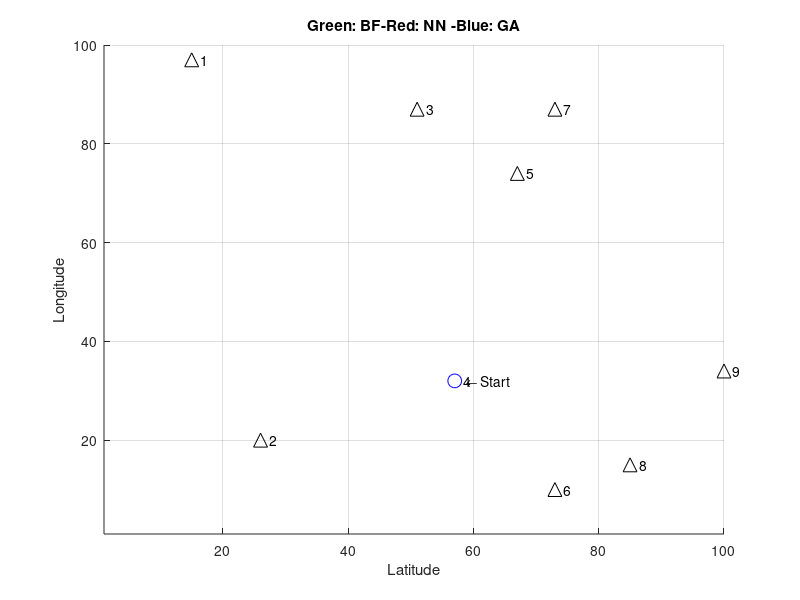

Source code (MATLAB): (Note: this script raises an error after producing the figure.)
% TSP
% Kai Brooks
% github.com/kaibrooks
% Jun 2019
%
% Computes the travelling salesman problem three different ways.
% https://en.wikipedia.org/wiki/Travelling_salesman_problem
%
% Readme:
% Options are below. Basic options enable/disable various algorithms,
% advanced options modify generator settings and adjust various selection /
% computation parameters with often unexpected results, and will likely not
% function correctly for numbers vastly outside their defaults.
%
% Algorithm basics:
%   Bruteforce (green)-
%   Computes every possible combination of routes, finds the shortest. This
%   method is impractical or impossible for n > ~12 (ie, n=14 requires
%   42.8GB of RAM and takes a few days to compute). This method does not 
%   use any sort of dynamic/parallel programming or other shortcuts.
%
%   Nearest-neighbor (red)-
%   Finds closest point to current point, loops back to start at end. If
%   gifoutput, this method plots 'decision lines' as well.
%
%   Genetic Algorithm (blue)-
%   Attemps many possible routes, takes the best of those and tries
%   again with a new set of similar routes. Take note of the performance
%   change by generation plot upon completion, it notes approximately how
%   many iterations of the GA will be needed to outperform NN.
%   Note: Genetic algorithm may produce unforseen errors when its settings 
%   are drastically different from defaults, and the program will not check
%   for validity before attemping to run them.
%
% Use cases:
%   By default, this program will run n=9, which allows for all three
%   algorithms to run.
%
%   For more intersting applications of the NN/GA algorithms, use n > ~25 
%   (and disable the GA, unless you have 10^15 gigabytes of RAM and 10^13 
%   years to wait).
%   At n > ~60, the computational complexity exceeds the number of atoms in
%   the universe, and would take about 10^70 years to solve.
%
%   Many variables are set by default in the range of what a 2.3GHz i7 CPU 
%   from 2013 can compute within reasonable time.


% Init
clc
close all
clear all
format
rng('shuffle')


%% --- Options ------------------------------------------------------------
%  --- Main Options -------------------------------------------------------
maxCities = 9;          % (default 9) number of cities to visit, this is the 'n'
gifOutput = 1;          % enables gif output and generation, slows rendering
filename = 'tsp.gif';   % output filename for the gif
verbose = 0;            % (default 0) outputs a pile of text while running

% Algorithm enables (with all disabled, just generates the map)
bf = 1;                   % bruteforce algorithm
nn = 1;                   % nearest-neighbor algorithm
gena = 1;                 % genetic algorithm

% genetic algorithm selection processes
gaRandomCrossover = 0;    % random crossover variant
gaOrderedCrossover = 1;   % ordered crossover variant

% --- Advanced options and generator settings -----------------------------

outputResults = 1;          % (default 1) shows analysis at completion

gaSelectionFactor = 2;      % (default 2) fractional number of members to select each epoch (eg: 3 = 1/3 of members)
gaInitPopSize = 100;        % (default 100, min 16) population for genetic algorithm
gaMutationRate = 0.01;      % (default 0.01) mutate this portion of the population (0.01 = 1%)
gaMaxGenerations = 500;     % (default 500) number of times ga generates new pop
gaElitism = 0.2;            % (default 0.2, max 0.4) elitism, in %. 0 to disable

pfitStart = 0.1;        % (default 0.1) start the polyfit after this %, used to ignore early transients in initial population
bfTickSize = 10000;     % (default 10000) tick size for timing BF algorithm. Higher numbers = more accuracy, slower to display estimate

minLoc = 1;             % (default 1) minimum coordinate to generate for city locations
maxLoc = 100;           % (default 100) maximum coordinate to generate for city locations
plotScale = 10;         % (default 10) size of markers on map
showLabels = 1;         % (default 1) display city numbers on plot


attempts = 100;         % number of attempts to bruteforce the solution before giving up
maxCpuTime = 100;       % max loops various functions will use before giving up and moving on

% --- Zero other variables (do not modify) --------------------------------

totalDist = 0;          % total distance travelled
gifWritten = 0;         % one-time check for gif creation

o_nn = 0;               % big o for nearest neighbor method
o_bf = 0;               % big o for bruteforce method
o_ga = 0;
nn_distance = 0;        % total minimum distance
bf_distance = 0;
ga_distance = 0;
bf_time = 0;            % time to run algorithm
nn_time = 0;
ga_time = 0;

nnSecs = 0;
bruteforce_minimum_vec = 0;

%% --- Program start ------------------------------------------------------

% Generate points
cities = randi([minLoc, maxLoc],2,maxCities); % generate matrix
cities = rot90(cities);  % rotate to form cities(x1,y1) for each point
cities = unique(cities,'rows'); % remove duplicate entries

if (length(cities) ~= maxCities)
    fprintf('*** Generated duplicate city coordinates, pruning %i entries.\n*** New maxCities = %i \n', maxCities - length(cities), length(cities))
end

maxCities = length(cities);  % shorten everything else if we don't have enough cities


startingCity = randi(maxCities);    % randomize starting city
currentCity = startingCity;         % and remember its where we started

visited = zeros([maxCities],1);     % boolean to mark each visited city
visited(currentCity) = 1;           % we're already in our city, so mark it

visitedOrder = zeros([maxCities],1); % vector to store the order which we visited each city
visitedOrder(currentCity) = 1;      % mark out starting city on the path

% Create figure
f = figure('Name','Stacked Routes','units','normalized','NumberTitle','off');%,'outerposition',[0 0 1 1]);
axis tight manual % this ensures that getframe() returns a consistent size

titleStr = '';
s1 = '';
s2 = '';
s3 = '';

if bf, s1 = 'Green: BF- ';, end
if nn, s2 = 'Red: NN - ';, end
if gena, s3 = 'Blue: GA';, end

titleStr = strcat(titleStr, s1, s2, s3);
title(titleStr);

clear s1, clear s2, clear s3

xlabel('Latitude')
ylabel('Longitude')

hold on
grid on

xlim([minLoc maxLoc])
ylim([minLoc maxLoc])

txt = '    \leftarrow Start';

% Plot cities
for i=1:maxCities
    
    if i == startingCity
        plot(cities(i,1),cities(i,2),'bo','MarkerSize',plotScale)
        
    else
        plot(cities(i,1),cities(i,2),'k^','MarkerSize',plotScale)
    end
    if showLabels, text(cities(i,1),cities(i,2),sprintf('   %i', i)), end
    
end

txt = '    \leftarrow Start';
text(cities(startingCity,1),cities(startingCity,2),txt)

% --- Algorithms ----------------------------------------------------------

%% Bruteforce algorithm (bf)
if bf
    fprintf('Generating bf pathing matrix...\n')
    % Create gigantic bruteforce path matrix: o(n!)
    arr = [2:maxCities];
    bfVisitOrder = perms(arr);
    bfVisitOrder = rot90(bfVisitOrder); % flip it to make indexing easier
    
    arr = ones(1,length(bfVisitOrder)); % create array of 1's
    bfVisitOrder = [arr;bfVisitOrder];  % append to the beginning
    
    % Add original city back onto end to complete the loop
    for i = 1:length(bfVisitOrder)
        bfVisitOrder(maxCities+1,i) = bfVisitOrder(1,i);
    end
    
    bf_omax = numel(bfVisitOrder); % get total size of matrix
    bfEstimatedTime = 0;    % zero the estimation before starting the loop
    %minDist = maxLoc^2;  % starting minimum distance
    % while sum(visited) < maxCities
    
    for j=1:length(bfVisitOrder)
        o_bf = o_bf + 1;
        
        if j==1,tic,end % start the clock on 2
        
        for i=1:maxCities
            o_bf = o_bf + 1;
            
            a = [cities(bfVisitOrder(i,j),1),cities(bfVisitOrder(i,j),2)];
            b = [cities(bfVisitOrder(i+1,j),1),cities(bfVisitOrder(i+1,j),2)];
            
            checkDistance = [a;b]; % select two points
            distance = pdist(checkDistance,'euclidean');   % find distance between them
            %distance = floor(distance); % truncate
            totalDist = totalDist + distance;
            
            bfSegmentDistances(i,j) = distance;
            
        end
        
        if j==bfTickSize
            timing = toc;
            bfEstimatedTime = timing*(length(bfVisitOrder)/bfTickSize) % timing*((length(bfVisitOrder)-bfTickSize)/bfTickSize) for 'time remaining as of this timing'
            bfTimeTicks = length(bfVisitOrder)/bfTickSize;
        end
        
        bfDistances(j) = totalDist; % store the total path length
        totalDist = 0;              % reset for the next run
        
        % Output running information
        if ~verbose, clc, end
        fprintf('Starting BF for n=%i, O(n!)=%i \n',maxCities, bf_omax)
        
        if length(bfVisitOrder) > bfTickSize % only display if enough data to estimate
            if bfEstimatedTime > 0
                fprintf('Estimated runtime: %s\n',formatTime(bfEstimatedTime))
            else
                fprintf('Estimated runtime: (Sampling %i more times..)\n',bfTickSize-j)
            end
        end
        fprintf('Current runtime  : %s\n',formatTime(toc))
        fprintf('Computing optimal route... %.2f%% \n', (o_bf / bf_omax) * 100)
        
    end % end of loop
    
    % Find min value
    [bfMinDist,bfMinIndex] = min(bfDistances);
    %bruteforce_path_taken = bfVisitOrder(:,bfMinIndex)
    
    %min(bfDist)
    %bfDist(j)
    
    %bfDist
    %     bfMinIndex
    %     bfDistances(bfMinIndex)
    bf_distance = bfMinDist;    % save for comparison
    
    % Plot it
    for i=1:maxCities
        
        a = [cities(bfVisitOrder(i,bfMinIndex),1), cities(bfVisitOrder(i,bfMinIndex),2)];
        b = [cities(bfVisitOrder(i+1,bfMinIndex),1), cities(bfVisitOrder(i+1,bfMinIndex),2)];
        
        x = [a(1), b(1)];
        y = [a(2), b(2)];
        plot(x,y,'g','LineWidth',plotScale/6)
        
        
        %bfVisitOrder(i:4,bfShortest) gives path
        
    end
    bfSecs = toc;
    if bfSecs > 0
        hours = 0;
        mins = 0;
        secs = 0;
        
        mins = floor(bfSecs / 60);
        secs = (rem(bfSecs, 60));
        
        if mins > 60
            hours = floor(mins / 60);
            mins = mins - (hours*60);
        end
        
        bf_time = sprintf('%ih%im%.0fs',hours,mins,secs); % format time
    end
    
    %fprintf('BF method complete in %.2f seconds\n', toc)
end

% Clear variables between runs
totalDist = 0;
minDist = 0;

%% Nearest Neighbor Algorithm
if nn
    fprintf('Computing nearest neighbor route...\n')
    for j = 2:maxCities
        if j==2,tic,end % start the clock on 2
        
        o_nn = o_nn + 1;
        
        ccLoc = [cities(currentCity,1), cities(currentCity,2)]; % coords of current city
        
        minDist = maxLoc^2;   % starting distance, make maximum possible
        
        for i = 1:maxCities
            o_nn = o_nn + 1;
            
            if visited(i), continue, end % skip cities we've visited
            
            a = ccLoc;  % current city coordinates
            b = [cities(i,1),cities(i,2)];
            
            checkDistance = [a;b]; % select two points
            
            distance = pdist(checkDistance,'euclidean');    % find distance between them
            
            % Draw decision lines
            if gifOutput
                % Draw 'decision' line
                x = [cities(currentCity,1), cities(i,1)];
                y = [cities(currentCity,2), cities(i,2)];
                
                h = plot(x,y,'c:','LineWidth',plotScale/6);
                uistack(h,'bottom');
                
                drawnow
                % Capture the plot as an image
                %title("" + o_nn)
                if  gifWritten == 0
                    gifWritten = 1;
                    gif(filename,'DelayTime',0.01,'LoopCount',1,'frame',gcf)
                else
                    gifWritten = 1;
                    gif
                end
            end
            
            if distance < minDist
                minDist = distance;
                nextCity = i;
                nextLoc = [cities(i,1),cities(i,2)];
            end
            
            
        end
        
        if j == maxCities+1
            a = [cities(maxCities,1),maxCities(2)];  % current city coordinates
            b = [cities(1,1),cities(1,2)];
            
            checkDistance = [a;b]; % select two points
            distance = pdist(checkDistance,'euclidean');   % find distance between them
            totalDist = totalDist + distance;
        end
        
        %  what we found for the next move
        minDist;
        nextCity;
        nnVisitOrder(j,:) = nextCity;   % this starts writing on 2, which is fine because 1 gets added at the end
        
        %fprintf('Moving to city %i with a distance of %.2f \n',nextCity,minDist)
        
        % Plot line to shortest next, vector 1 is both x's, 2 is both y's
        x = [cities(currentCity,1), cities(nextCity,1)];
        y = [cities(currentCity,2), cities(nextCity,2)];
        plot(x,y,'r--','LineWidth',plotScale/8)
        
        %txt = 'Next \rightarrow  ';
        %text(cities(nextCity,1),cities(nextCity,2),txt,'HorizontalAlignment','right')
        
        % Update for next loop
        currentCity = nextCity;
        visited(nextCity) = 1;
        visitedOrder(j) = nextCity;
        minDist; % verbose
        totalDist = totalDist + minDist;
        
        % Break if we've visited everything
        if sum(visited) == maxCities, break, end
        
    end
    
    % Complete the loop
    
    a = [cities(currentCity,1), cities(currentCity,2)];  % current city coordinates
    b = [cities(startingCity,1),cities(startingCity,2)];
    
    checkDistance = [a;b]; % select two points
    distance = pdist(checkDistance,'euclidean');
    minDist;
    totalDist = totalDist + distance; % Update total distance once more
    
    x = [cities(currentCity,1), cities(startingCity,1)];
    y = [cities(currentCity,2), cities(startingCity,2)];
    plot(x,y,'r--','LineWidth',plotScale/8)
    
    if gifOutput
        drawnow
        gif
    end
    
    nn_distance = totalDist;
    
    nn_time = formatTime(toc);
    
    % add missing entries
    nnVisitOrder(1) = startingCity;        % add starting city
    nnVisitOrder(end+1) = nnVisitOrder(1); % add loopback
    
end

% Clear variables between runs
totalDist = 0;
minDist = 0;

%% Genetic Algorithm
if gena
    gaFitnessMean = 0;
    fprintf('Creating genes...\n')
    % create genes
    linearPath = [1:maxCities];
    
    for i=1:gaInitPopSize
        gaVisitOrder(i,:) = linearPath(randperm(length(linearPath)));
    end
    
    % shift matrix so starting city is correct
    for i=1:gaInitPopSize
        k = find(gaVisitOrder(i,:) == startingCity);
        gaVisitOrder(i,:) = circshift(gaVisitOrder(i,:), (maxCities+1) - k);
    end
    
    % copy first entry and place it on back
    arr = ones(1,gaInitPopSize);
    arr = arr * startingCity;
    
    gaVisitOrder;
    gaVisitOrder = flip(rot90(gaVisitOrder)); % rearrange for visitation reasons
    gaVisitOrder = [gaVisitOrder;arr];
    
    % dont add remaining city, just go back to it and let the ga sort it out?
    fprintf('Starting algorithm...\n')
    for gaGeneration=1:gaMaxGenerations
        o_ga = o_ga + 1;
        if gaGeneration==1,tic,end % start the clock
        
        % calculate lengths of each option
        for j=1:gaInitPopSize
            o_ga = o_ga + 1;
            
            for i=1:maxCities % if -1 because we loop back around instead of indexing the path back to start
                o_ga = o_ga + 1;
                
                a = [cities(gaVisitOrder(i,j),1),cities(gaVisitOrder(i,j),2)];
                b = [cities(gaVisitOrder(i+1,j),1),cities(gaVisitOrder(i+1,j),2)];
                
                checkDistance = [a;b]; % select two points
                distance = pdist(checkDistance,'euclidean');   % find distance between them
                %distance = floor(distance); % truncate
                totalDist = totalDist + distance;
                
                gaSegmentDistances(i,j) = distance;
                
            end
            
            % timing
            %         if j==bfTickSize
            %             timing = toc;
            %             bfEstimatedTime = timing*(length(bfVisitOrder)/bfTickSize) % timing*((length(bfVisitOrder)-bfTickSize)/bfTickSize) for 'time remaining as of this timing'
            %             bfTimeTicks = length(bfVisitOrder)/bfTickSize;
            %         end
            
            gaDistances(j) = totalDist; % store the total path length
            totalDist = 0;              % reset for the next run
            
            % Output running information
            %         clc
            %         fprintf('Starting BF for n=%i, O(n!)=%i \n',maxCities, bf_omax)
            %
            %         if length(bfVisitOrder) > bfTickSize % only display if enough data to estimate
            %             if bfEstimatedTime > 0
            %                 fprintf('Estimated runtime: %s\n',formatTime(bfEstimatedTime))
            %             else
            %                 fprintf('Estimated runtime: (Sampling %i more times..)\n',bfTickSize-j)
            %             end
            %         end
            %         fprintf('Current runtime  : %s\n',formatTime(toc))
            %         fprintf('Computing optimal route... %.2f%% \n', (o_bf / bf_omax) * 100)
            
        end % end of loop
        
        % normalize values for selection process (vector sum = 1)
        if verbose, gaVisitOrder, end
        if verbose, gaDistances, end
        gaFitness = gaDistances ./ norm(gaDistances,1);
        preMean = mean(gaFitness);
        if verbose, gaFitness, end
        
        
        % ** select members
        selected = zeros(1,gaInitPopSize);
        
        % use elitism to ensure high performers breed
        if gaElitism > 0
            % this automatically selects the top members and kills off the
            % bottom members
            
            gaElites = ceil(gaElitism*gaInitPopSize); % number of members who are elites
            
            % mark worst performers
            for i = 1:gaElites
                [q tempToDelete(i)] = min(gaFitness);
                gaFitness(tempToDelete(i)) = 2;  % maxing value so it doesn't get picked again
            end
            
            % kill off 'marked' worst performers
            for i = 1:length(tempToDelete)
                [q w] = max(gaFitness);
                gaFitness(w) = 0;
            end
            
            clear q;
            clear w;
            
            % select the best performers
            for i = 1:gaElites
                [q w] = max(gaFitness);
                selected(w) = 1;
                gaFitness(w) = 0;
            end
            
            clear q;
            clear w;
            
        end
        
        
        while sum(selected) < (gaInitPopSize/gaSelectionFactor) % run until it selects 1/selectionFactor of the members
            a = rand();
            for i = 1:gaInitPopSize;
                a = a - gaFitness(i);
                %fprintf('%.4f - %.4f\n',a,gaFitness(i))
                if a < 0
                    %fprintf('Selected:  %i\n',i)
                    gaFitness(i) = 0;
                    selected(i) = 1;
                    break
                end
            end
        end
        
        
        
        % get parents chromosomes
        tempMean = 0;
        k = 0;
        for i = 1:gaInitPopSize
            if gaFitness(i)
                k = k + 1;     % write to the correct indexes to prevent zero values
                gaParentChrom(:,k) = gaVisitOrder(:,i); % write parents chromosomes for use in breeding
                tempMean(k) = gaFitness(i); % capture mean for statistical reasons
            end
        end
        
        postMean = mean(tempMean(tempMean ~= 0));
        %postMean
        %t=t+1; % write correct index in gaFitnessMean;
        gaFitnessMean(gaGeneration) = postMean;
        if gaGeneration > 1
            if verbose
                fprintf('%i \t Mean %.8f -> %.8f (%.8f change)\n',gaGeneration, gaFitnessMean(gaGeneration-1), gaFitnessMean(gaGeneration), postMean/preMean)
            else
                if ~verbose, clc, end
                fprintf('Computing Genetic Algorithm... %.2f%%\n', (gaGeneration/gaMaxGenerations)*100)
            end
        end
        
        % breed new population
        %for j = 1:gaInitPopSize/4
        %gaParentChrom
        popNeeded = gaInitPopSize;
        k = 0; % indexing fix
        hit = 0;
        miss = 0;
        
        % random swap subalgorithm
        if gaRandomCrossover
            while popNeeded > 0
                
                for i = 2:maxCities   % = 2:n because the start and end cities never change
                    parenta = gaParentChrom(i,1);
                    parentb = gaParentChrom(i,2);
                    
                    if round(rand) == 1
                        newMember(i) = parenta;
                    else
                        newMember(i) = parentb;
                    end
                    
                    if verbose, fprintf('Mix %i and %i -> %i\n' ,parenta,parentb,newMember(i)), end
                end
                
                if length(unique(newMember)) == length(newMember)
                    k=k+1;
                    popNeeded = popNeeded -1;
                    newPop(k,:) = newMember;
                    hit = hit+1;
                else
                    miss = miss+1;
                    fprintf('%i miss on newmember...\n',miss)
                end
                
            end
            
            
            if verbose, newPop = unique(newPop,'rows'), end
            
        end
        
        
        %     parenta = gaParentChrom(i,1);
        %     parentb = gaParentChrom(i,2);
        %
        if gaOrderedCrossover
            gaVisitOrder = zeros(9,1); % clear visit order for new writing
            oldCrossoverPoint = 0;
            crossoverPoint = 0;
            
            [parentHeight parentLength] = size(gaParentChrom);
            
            %gaParentChrom
            
            for k=1:30 %while size(newPop,2) < gaInitPopSize ??? why 1:30? fix this ending index
                
                while oldCrossoverPoint == crossoverPoint % loop until new crossover point from last time
                    crossoverPoint = randi([2 parentHeight-2]); % ignore first and last entries since those are start/loop paths
                    if verbose, crossoverPoint, end
                end
                
                for j = 1:2:parentHeight-1
                    %clear childa, clear childb;
                    
                    childPart1 = gaParentChrom(1:crossoverPoint,j); % first half of chromosome
                    tempChild = gaParentChrom(:,j+1);               % temp store entire other parent
                    
                    % check second parent gene-by-gene, add non-duplicates in order of appearance
                    for i = 2:length(tempChild)
                        if verbose, fprintf('Checking for duplicate alele: %i\n',tempChild(i)), end
                        if ~ismember(tempChild(i),childPart1)
                            if verbose, fprintf('Adding %i to chromosome\n',tempChild(i)), end
                            childPart2(i,1) = tempChild(i);
                        end
                    end
                    
                    childPart2 = childPart2(childPart2 ~= 0);
                    
                    %childPart1
                    %childPart2
                    
                    newChild = [childPart1;childPart2;childPart1(1)];
                    
                    newPop(:,ceil(j/gaSelectionFactor)) = newChild;         % ceil to remove every other column of zeroes
                    
                    clear childPart*;          % flush old data
                    clear temp*;
                    
                end
                
                % write new visit order
                if sum(gaVisitOrder(:,1)) == 0  % if first time written
                    gaVisitOrder = newPop;
                else
                    gaVisitOrder = cat(2,gaVisitOrder,newPop);
                end
                oldCrossoverPoint = crossoverPoint; % store this to ensure a different point next time
            end
            
            %gaVisitOrder
            
        end % end of ordered crossover algorithm
        
        % *** mutate (should be a function, args of mutationType, mutationRate, initPopSize...)
        
        % mutations: random reset, single swap, selection scramble, selection inversion
        gaMutationType = 1;   % TODO put this in the header
        
        
        mutateNum = ceil(gaInitPopSize * gaMutationRate); % number of individuals to mutate
        
        % generate chromisome indexes to mutate
        for i = 1:mutateNum %TODO unique numbers each time
            mutIndex(i) = randi(gaInitPopSize);    % member to mutate
            childMut(:,i) = gaVisitOrder(:,mutIndex(i));
        end
        
        if gaMutationType == 1 % random reset
            
            childMut(end,:) = [];   % delete loopback entry so array is unique
            
            for i=1:mutateNum
                
                childMut(:,i) = randperm(maxCities);
                
                % shift matrix so starting city is correct
                k = find(childMut(:,i) == startingCity);
                childMut(:,i) = circshift(childMut(:,i), (maxCities+1) - k);
                
            end
            
            % copy first entry and place it on back (path loopback)
            arr = ones(1,mutateNum);   % array to write entire row at once
            arr = arr * startingCity;
            childMut(end+1,:) = arr;    % append new entry
            
            if verbose
                fprintf('New mutation (displayed concatenated): [');
                fprintf('%g ', childMut);
                fprintf(']\n');
            end
            
            % write mutations back into population
            for i=1:mutateNum
                gaVisitOrder(:,mutIndex(i)) = childMut(:,i);
            end
            
            
        end %end random reset algorithm
        
    end % end gaMaxGenerations
    
    ga_time = formatTime(toc);
    
    
    % plot highest fitness route, capture ga = totalDist
    for i=1:maxCities
        
        [ga_distance gaMinIndex] = max(gaDistances);
        
        a = [cities(gaVisitOrder(i,gaMinIndex),1), cities(gaVisitOrder(i,gaMinIndex),2)];
        b = [cities(gaVisitOrder(i+1,gaMinIndex),1), cities(gaVisitOrder(i+1,gaMinIndex),2)];
        
        x = [a(1), b(1)];
        y = [a(2), b(2)];
        plot(x,y,'b--','LineWidth',plotScale/6)
        
        
        %bfVisitOrder(i:4,bfShortest) gives path
        
    end
    
    
    
    % plot historical fitness
    figure('Name','Genetic Algorithm Performance','NumberTitle','off');
    
    hold on
    grid on
    gaPlotX = [1:gaGeneration]; % make a linear axis for plotting
    plot(gaPlotX,gaFitnessMean,'m.','MarkerSize',plotScale)
    
    %x = 1:10;
    %y1 = x + randn(1,10);
    %scatter(x,y1,25,'b','*')
    %   p = polyfit(gaPlotX,gaFitnessMean,1);
    %p(~ismember(p,outliers)); % purge outliers
    
    [p,s] = polyfit(gaPlotX,gaFitnessMean,1);
    
    [Yfit,delta] = polyval(p,gaPlotX,s);
    
    yfit = polyval(p,gaPlotX,s);
    %   yfit = p(1)*gaPlotX+p(2);
    %plot(gaPlotX,yfit,'b-','MarkerSize',plotMarkerSize*1.5);
    plot(gaPlotX,yfit,'-b', gaPlotX,yfit+delta,'--b', gaPlotX,yfit-delta,'--b')
    
    gaFitnessSlope = p(1);
    xlabel('Generation')
    ylabel('Fitness')
    legend('Avg Generational Fitness',['Slope = ',num2str(gaFitnessSlope)],'Delta')
    title('Genetic Algorithm Performance')
    %title(['Slope is ',num2str(gaFitnessSlope)])
    
end % end of ga

%% ---- Subplot Figure
figure('Name','Split Routes','NumberTitle','off');

axis tight manual


subplot(2,2,1)
grid on
hold on
xlim([minLoc maxLoc])
ylim([minLoc maxLoc])
if ~bf, title('BF (not run)'), else, title('BF'), end

% BF
if bf
    for i=1:maxCities
        
        if i == startingCity
            plot(cities(i,1),cities(i,2),'bo','MarkerSize',plotScale/2)
            
        else
            plot(cities(i,1),cities(i,2),'k^','MarkerSize',plotScale/2)
        end
    end
    for i=1:maxCities
        a = [cities(bfVisitOrder(i,bfMinIndex),1), cities(bfVisitOrder(i,bfMinIndex),2)];
        b = [cities(bfVisitOrder(i+1,bfMinIndex),1), cities(bfVisitOrder(i+1,bfMinIndex),2)];
        x = [a(1), b(1)];
        y = [a(2), b(2)];
        plot(x,y,'g','LineWidth',plotScale/8)
    end
end

% GA
subplot(2,2,4)
grid on
hold on
xlim([minLoc maxLoc])
ylim([minLoc maxLoc])
if ~gena, title('GA (not run)'), else, title('GA'), end
if gena
    for i=1:maxCities
        
        if i == startingCity
            plot(cities(i,1),cities(i,2),'bo','MarkerSize',plotScale/2)
            
        else
            plot(cities(i,1),cities(i,2),'k^','MarkerSize',plotScale/2)
        end
    end
    for i=1:maxCities
        a = [cities(gaVisitOrder(i,gaMinIndex),1), cities(gaVisitOrder(i,gaMinIndex),2)];
        b = [cities(gaVisitOrder(i+1,gaMinIndex),1), cities(gaVisitOrder(i+1,gaMinIndex),2)];
        x = [a(1), b(1)];
        y = [a(2), b(2)];
        plot(x,y,'b','LineWidth',plotScale/8)
    end
    
end

subplot(2,2,3)
grid on
hold on
xlim([minLoc maxLoc])
ylim([minLoc maxLoc])
if ~nn, title('NN (not run)'), else, title('NN'), end

% NN
if nn
    for i=1:maxCities
        
        if i == startingCity
            plot(cities(i,1),cities(i,2),'bo','MarkerSize',plotScale/2)
            
        else
            plot(cities(i,1),cities(i,2),'k^','MarkerSize',plotScale/2)
        end
    end
    for i=1:maxCities
        a = [cities(nnVisitOrder(i),1), cities(nnVisitOrder(i),2)];
        b = [cities(nnVisitOrder(i+1),1), cities(nnVisitOrder(i+1),2)];
        x = [a(1), b(1)];
        y = [a(2), b(2)];
        plot(x,y,'r','LineWidth',plotScale/8)
        
    end
end

%% ---- Results and Analysis ----------------------------------------------
if outputResults
    fprintf('\nTravelling done!\n')
    fprintf('------- Results -------\n')
    
    fprintf(1, 'Alg. |\tBF\t\tNN\t\tGA\n')
    fprintf(1, 'O(n) |\t%i\t\t%i\t\t%i\n', o_bf, o_nn, o_ga)
    fprintf(1, 'Dist.|\t%.2f\t\t%.2f\t\t%.2f\n', bf_distance, nn_distance, ga_distance')
    fprintf(1, 'Time |\t%s\t\t%s\t\t%s\n', bf_time, nn_time, ga_time)
    fprintf('\n')
    fprintf('NN algorithm path is %.2fx (%.2f%%) longer and %.2fx computationally faster.\n',nn_distance/bf_distance, (abs(1-(nn_distance/bf_distance)))*100, o_bf/o_nn)
end

%% ----- Functions --------------------------------------------------------
function t=formatTime(secs);
% Input seconds, output formatted '_h_m_s'

if secs == 0
    t=sprintf('(no time available)');
    return
elseif secs < 1
    t=sprintf('<1s');
    return
else
    hours = 0;
    minutes = 0;
    seconds = 0;
    minutes = floor(secs / 60);
    seconds = rem(secs, 60);
    if minutes > 60
        hours = floor(minutes / 60);
        minutes = minutes - (hours*60);
    end
    t=sprintf('%ih%im%.0fs',hours,minutes,seconds);
    return
end
end
